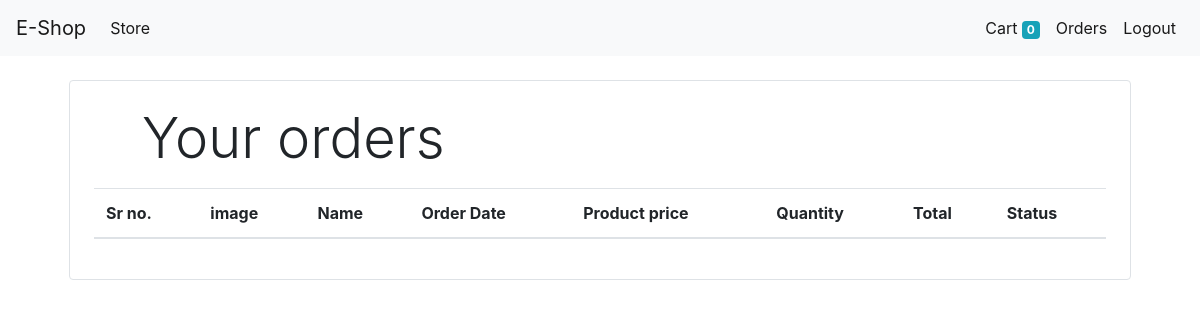
Before: /orders (signed in) with the older database file.
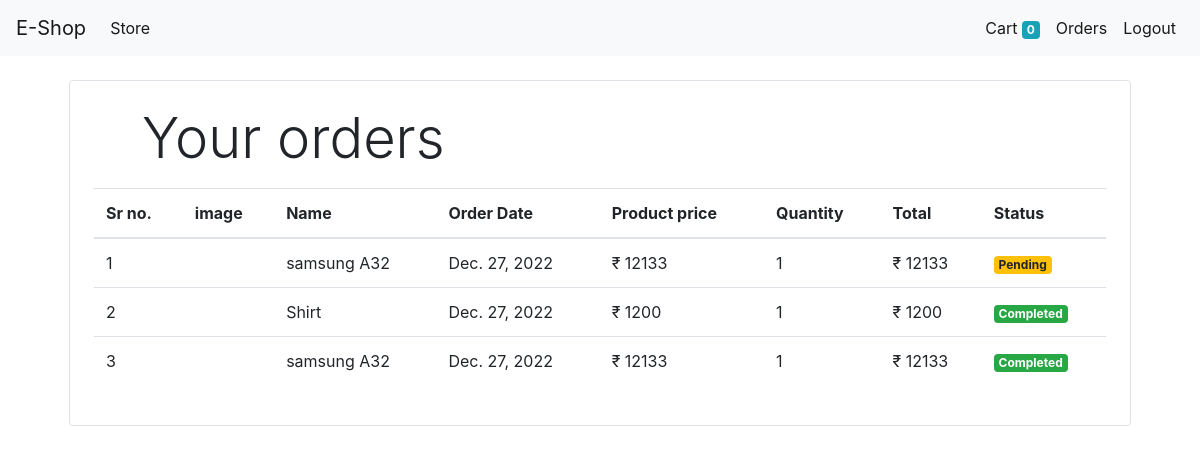
After: the same page with the newer database file.
### store/models/orders.py (models this page shows, shortened)
class Order(models.Model):
    product = models.ForeignKey(Product,on_delete=models.CASCADE)
    customer = models.ForeignKey(Customer,on_delete=models.CASCADE)
    quantity = models.IntegerField(default=1)
    price = models.IntegerField()
    address = models.CharField(max_length=500,default='',blank=True)
    phone = models.CharField(max_length=100,default='',blank=True)
    date = models.DateField(default=datetime.datetime.today)
    status = models.BooleanField(default=False)
    @staticmethod
    def get_orders_by_customer(customer_id):
       return  Order.objects.filter(customer=customer_id).order_by('-date')

### store/models/product.py (models this page shows, shortened)
class Product(models.Model):
    name = models.CharField(max_length=50)
    price = models.IntegerField(default=0)
    description = models.CharField(max_length=200,default=0)
    image = models.ImageField(upload_to='products/')
    category = models.ForeignKey(Category,on_delete=models.CASCADE,default=1)

### store/middlewares/auth.py (the view)
    def middleware(request):
        print(request.session.get('customer'))
        returnUrl = request.META['PATH_INFO']
        print(request.META['PATH_INFO'])
        if not request.session.get('customer'):
                return redirect(f'login?return_url={returnUrl}')
        response = get_response(request)
        print('middleware')
        response = get_response(request)
        return response

### store/templatetags/custom_filters.py (called while the page is built)
@register.filter(name='currency')
def currency(number):
    return "₹ " + str(number)

@register.filter(name='multiply')
def multiply(number,number1):
    return number * number1

### store/views/orders.py (called while the page is built)
   @method_decorator(auth_middleware)
   def get(self,request):
        customer = request.session.get('customer')
        orders= Order.get_orders_by_customer(customer)
        print(orders)
        orders = orders.reverse() # for showing last order in 1st
        return render(request,'order.html',{'orders':orders})

### store/templates/order.html
{% extends 'base.html' %}
{% block content %}
{% load cart %}
{% load custom_filters %}
<div class="container">
    <div class="border rounded p-4 m-4">
        <p class="display-4 pl-4 ml-4">Your orders</p>
        <table class="table">
            <thead>
                <tr>
                    <th>Sr no.</th>
                    <th>image</th>
                    <th>Name</th>
                    <th>Order Date</th>
                    <th>Product price</th>
                    <th>Quantity</th>
                    <th>Total</th>
                    <th>Status</th>
                </tr>
            </thead>
            <tbody>
                {% for order in orders %}
                <tr>
                    <td>{{forloop.counter}}</td>
                    <td><img class="rounded-circle" style="height:80px" src="{{order.product.image.url}}" alt=""></td>
                    <td>{{order.product.name}}</td>
                    <td>{{order.date}}</td>
                    <td>{{order.price|currency}}</td>
                    <td>{{order.quantity}}</td>
                    <td>{{order.quantity|multiply:order.price|currency}}</td>
                    {% if order.status %}
                    <td><small class="badge badge-success">Completed</small></td>
                    {% else %}
                    <td><small class="badge badge-warning">Pending</small></td>
                    {% endif %}
                </tr>
                {% endfor %}
            </tbody>
    </div>
</div>
{% endblock %}

Changed rows visible on the page:
added Order: product.name "samsung A32", date "Dec. 27, 2022", price "₹ 12133", quantity "1", quantity|multiply "₹ 12133", status "Pending"
added Order: product.name "Shirt", date "Dec. 27, 2022", price "₹ 1200", quantity "1", quantity|multiply "₹ 1200", status "Completed"
added Order: product.name "samsung A32", date "Dec. 27, 2022", price "₹ 12133", quantity "1", quantity|multiply "₹ 12133", status "Completed"
